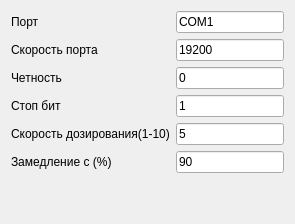
          <widget class="QWidget" name="tab_2">
           <attribute name="title">
            <string>Дополнительные</string>
           </attribute>
           <layout class="QGridLayout" name="gridLayout_5">
            <item row="0" column="0">
             <layout class="QGridLayout" name="gridLayout_4">
              <item row="1" column="0">
               <widget class="QLabel" name="label_6">
                <property name="text">
                 <string>Скорость порта</string>
                </property>
               </widget>
              </item>
              <item row="0" column="0">
               <widget class="QLabel" name="label_5">
                <property name="text">
                 <string>Порт</string>
                </property>
               </widget>
              </item>
              <item row="0" column="1">
               <widget class="QLineEdit" name="lineEdit_4">
                <property name="text">
                 <string>COM1</string>
                </property>
               </widget>
              </item>
              <item row="3" column="1">
               <widget class="QLineEdit" name="lineEdit_7">
                <property name="text">
                 <string>1</string>
                </property>
               </widget>
              </item>
              <item row="1" column="1">
               <widget class="QLineEdit" name="lineEdit_5">
                <property name="text">
                 <string>19200</string>
                </property>
               </widget>
              </item>
              <item row="2" column="0">
               <widget class="QLabel" name="label_7">
                <property name="text">
                 <string>Четность</string>
                </property>
               </widget>
              </item>
              <item row="2" column="1">
               <widget class="QLineEdit" name="lineEdit_6">
                <property name="text">
                 <string>0</string>
                </property>
               </widget>
              </item>
              <item row="6" column="1">
               <spacer name="verticalSpacer_3">
                <property name="orientation">
                 <enum>Qt::Vertical</enum>
                </property>
                <property name="sizeHint" stdset="0">
                 <size>
                  <width>20</width>
                  <height>40</height>
                 </size>
                </property>
               </spacer>
              </item>
              <item row="4" column="0">
               <widget class="QLabel" name="label_3">
                <property name="text">
                 <string>Скорость дозирования(1-10)</string>
                </property>
               </widget>
              </item>
              <item row="3" column="0">
               <widget class="QLabel" name="label_8">
                <property name="text">
                 <string>Стоп бит</string>
                </property>
               </widget>
              </item>
              <item row="5" column="0">
               <widget class="QLabel" name="label_9">
                <property name="text">
                 <string>Замедление с (%)</string>
                </property>
               </widget>
              </item>
              <item row="4" column="1">
               <widget class="QLineEdit" name="lineEdit_2">
                <property name="text">
                 <string>5</string>
                </property>
               </widget>
              </item>
              <item row="5" column="1">
               <widget class="QLineEdit" name="lineEdit_8">
                <property name="text">
                 <string>90</string>
                </property>
               </widget>
              </item>
             </layout>
            </item>
           </layout>
          </widget>
